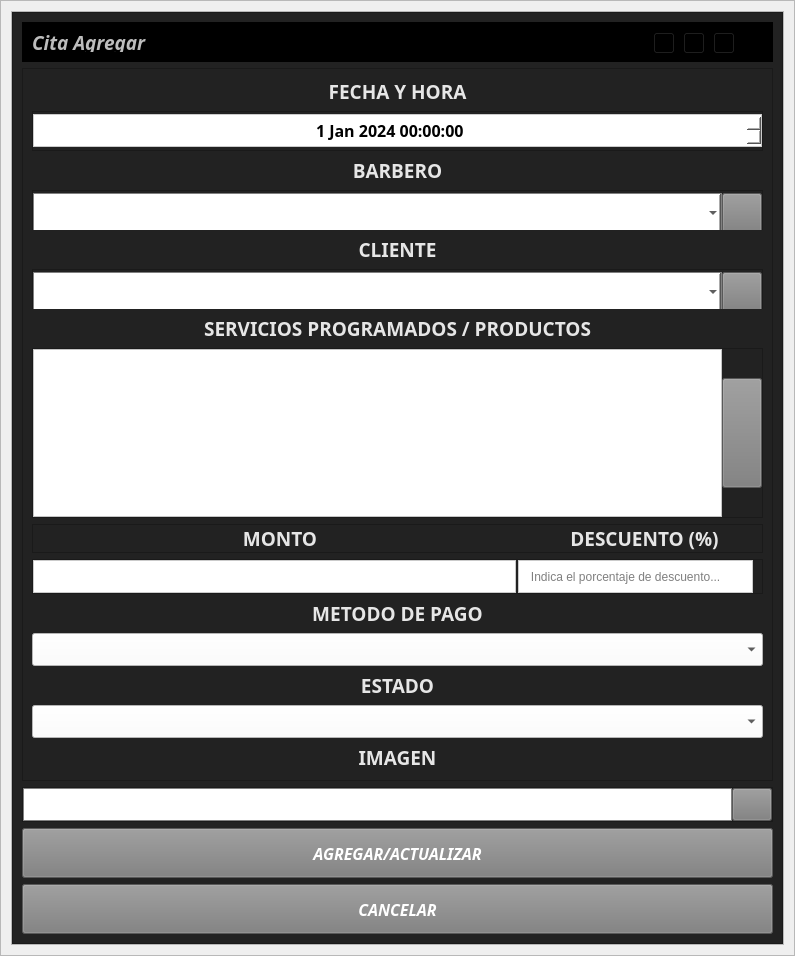
<?xml version="1.0" encoding="UTF-8"?>
<ui version="4.0">
 <class>add_edit_menu</class>
 <widget class="QWidget" name="add_edit_menu">
  <property name="geometry">
   <rect>
    <x>0</x>
    <y>0</y>
    <width>795</width>
    <height>956</height>
   </rect>
  </property>
  <property name="minimumSize">
   <size>
    <width>600</width>
    <height>0</height>
   </size>
  </property>
  <property name="maximumSize">
   <size>
    <width>16777215</width>
    <height>16777215</height>
   </size>
  </property>
  <property name="windowTitle">
   <string>Form</string>
  </property>
  <layout class="QHBoxLayout" name="horizontalLayout">
   <property name="spacing">
    <number>0</number>
   </property>
   <property name="leftMargin">
    <number>0</number>
   </property>
   <property name="topMargin">
    <number>0</number>
   </property>
   <property name="rightMargin">
    <number>0</number>
   </property>
   <property name="bottomMargin">
    <number>0</number>
   </property>
   <item>
    <widget class="QFrame" name="central_widget_frame">
     <property name="maximumSize">
      <size>
       <width>800</width>
       <height>16777215</height>
      </size>
     </property>
     <property name="frameShape">
      <enum>QFrame::StyledPanel</enum>
     </property>
     <property name="frameShadow">
      <enum>QFrame::Raised</enum>
     </property>
     <layout class="QHBoxLayout" name="horizontalLayout_3">
      <property name="spacing">
       <number>0</number>
      </property>
      <property name="leftMargin">
       <number>10</number>
      </property>
      <property name="topMargin">
       <number>10</number>
      </property>
      <property name="rightMargin">
       <number>10</number>
      </property>
      <property name="bottomMargin">
       <number>10</number>
      </property>
      <item>
       <widget class="QFrame" name="background_frame">
        <property name="frameShape">
         <enum>QFrame::StyledPanel</enum>
        </property>
        <property name="frameShadow">
         <enum>QFrame::Raised</enum>
        </property>
        <layout class="QVBoxLayout" name="verticalLayout_2">
         <property name="spacing">
          <number>0</number>
         </property>
         <property name="leftMargin">
          <number>0</number>
         </property>
         <property name="topMargin">
          <number>0</number>
         </property>
         <property name="rightMargin">
          <number>0</number>
         </property>
         <property name="bottomMargin">
          <number>0</number>
         </property>
         <item>
          <widget class="QFrame" name="content_frame">
           <property name="minimumSize">
            <size>
             <width>0</width>
             <height>0</height>
            </size>
           </property>
           <property name="styleSheet">
            <string notr="true">background-color: rgb(34, 34, 34);</string>
           </property>
           <property name="frameShape">
            <enum>QFrame::StyledPanel</enum>
           </property>
           <property name="frameShadow">
            <enum>QFrame::Raised</enum>
           </property>
           <layout class="QVBoxLayout" name="verticalLayout">
            <item>
             <widget class="QFrame" name="frame_nav">
              <property name="minimumSize">
               <size>
                <width>0</width>
                <height>40</height>
               </size>
              </property>
              <property name="maximumSize">
               <size>
                <width>16777215</width>
                <height>40</height>
               </size>
              </property>
              <property name="styleSheet">
               <string notr="true">background-color: rgb(0, 0, 0);</string>
              </property>
              <property name="frameShape">
               <enum>QFrame::StyledPanel</enum>
              </property>
              <property name="frameShadow">
               <enum>QFrame::Raised</enum>
              </property>
              <layout class="QHBoxLayout" name="horizontalLayout_6">
               <item>
                <widget class="QLabel" name="label_tittle">
                 <property name="font">
                  <font>
                   <family>Tw Cen MT</family>
                   <pointsize>14</pointsize>
                   <weight>75</weight>
                   <italic>true</italic>
                   <bold>true</bold>
                  </font>
                 </property>
                 <property name="styleSheet">
                  <string notr="true">
color: rgb(189, 189, 189);</string>
                 </property>
                 <property name="text">
                  <string>Cita Agregar</string>
                 </property>
                </widget>
               </item>
               <item>
                <widget class="QFrame" name="butttons_holder_frame">
                 <property name="minimumSize">
                  <size>
                   <width>110</width>
                   <height>30</height>
                  </size>
                 </property>
                 <property name="maximumSize">
                  <size>
                   <width>110</width>
                   <height>16777215</height>
                  </size>
                 </property>
                 <property name="frameShape">
                  <enum>QFrame::StyledPanel</enum>
                 </property>
                 <property name="frameShadow">
                  <enum>QFrame::Raised</enum>
                 </property>
                 <widget class="QToolButton" name="minimize_button">
                  <property name="geometry">
                   <rect>
                    <x>0</x>
                    <y>0</y>
                    <width>22</width>
                    <height>22</height>
                   </rect>
                  </property>
                  <property name="text">
                   <string>...</string>
                  </property>
                  <property name="icon">
                   <iconset>
                    <normaloff>L:/AngelCuk/assets/icons/minimize-window.png</normaloff>L:/AngelCuk/assets/icons/minimize-window.png</iconset>
                  </property>
                 </widget>
                 <widget class="QToolButton" name="restore_button">
                  <property name="geometry">
                   <rect>
                    <x>30</x>
                    <y>0</y>
                    <width>22</width>
                    <height>22</height>
                   </rect>
                  </property>
                  <property name="text">
                   <string>...</string>
                  </property>
                  <property name="icon">
                   <iconset>
                    <normaloff>L:/AngelCuk/assets/icons/restore-window.png</normaloff>L:/AngelCuk/assets/icons/restore-window.png</iconset>
                  </property>
                 </widget>
                 <widget class="QToolButton" name="maximize_button">
                  <property name="geometry">
                   <rect>
                    <x>30</x>
                    <y>0</y>
                    <width>22</width>
                    <height>22</height>
                   </rect>
                  </property>
                  <property name="text">
                   <string>...</string>
                  </property>
                  <property name="icon">
                   <iconset>
                    <normaloff>L:/AngelCuk/assets/icons/maximize-window.png</normaloff>L:/AngelCuk/assets/icons/maximize-window.png</iconset>
                  </property>
                 </widget>
                 <widget class="QToolButton" name="close_button">
                  <property name="geometry">
                   <rect>
                    <x>60</x>
                    <y>0</y>
                    <width>22</width>
                    <height>22</height>
                   </rect>
                  </property>
                  <property name="text">
                   <string>...</string>
                  </property>
                  <property name="icon">
                   <iconset>
                    <normaloff>L:/AngelCuk/assets/icons/close-window.png</normaloff>L:/AngelCuk/assets/icons/close-window.png</iconset>
                  </property>
                 </widget>
                </widget>
               </item>
              </layout>
             </widget>
            </item>
            <item>
             <widget class="QFrame" name="frame_inferior">
              <property name="maximumSize">
               <size>
                <width>16777215</width>
                <height>16777215</height>
               </size>
              </property>
              <property name="frameShape">
               <enum>QFrame::StyledPanel</enum>
              </property>
              <property name="frameShadow">
               <enum>QFrame::Raised</enum>
              </property>
              <layout class="QVBoxLayout" name="verticalLayout_3">
               <item>
                <widget class="QLabel" name="fecha_tittle">
                 <property name="font">
                  <font>
                   <family>Segoe UI Black</family>
                   <pointsize>14</pointsize>
                   <weight>75</weight>
                   <italic>false</italic>
                   <bold>true</bold>
                  </font>
                 </property>
                 <property name="styleSheet">
                  <string notr="true">color: rgb(230, 230, 230);</string>
                 </property>
                 <property name="text">
                  <string>FECHA Y HORA</string>
                 </property>
                 <property name="alignment">
                  <set>Qt::AlignCenter</set>
                 </property>
                </widget>
               </item>
               <item>
                <widget class="QFrame" name="frame_2">
                 <property name="minimumSize">
                  <size>
                   <width>0</width>
                   <height>40</height>
                  </size>
                 </property>
                 <property name="frameShape">
                  <enum>QFrame::StyledPanel</enum>
                 </property>
                 <property name="frameShadow">
                  <enum>QFrame::Raised</enum>
                 </property>
                 <layout class="QHBoxLayout" name="horizontalLayout_2">
                  <property name="spacing">
                   <number>4</number>
                  </property>
                  <property name="leftMargin">
                   <number>0</number>
                  </property>
                  <property name="topMargin">
                   <number>0</number>
                  </property>
                  <property name="rightMargin">
                   <number>0</number>
                  </property>
                  <property name="bottomMargin">
                   <number>0</number>
                  </property>
                  <item>
                   <widget class="QDateTimeEdit" name="fechahora_dateTimeEdit">
                    <property name="sizePolicy">
                     <sizepolicy hsizetype="Minimum" vsizetype="Maximum">
                      <horstretch>0</horstretch>
                      <verstretch>0</verstretch>
                     </sizepolicy>
                    </property>
                    <property name="minimumSize">
                     <size>
                      <width>0</width>
                      <height>33</height>
                     </size>
                    </property>
                    <property name="font">
                     <font>
                      <family>Microsoft YaHei</family>
                      <pointsize>12</pointsize>
                      <weight>75</weight>
                      <bold>true</bold>
                     </font>
                    </property>
                    <property name="styleSheet">
                     <string notr="true">background-color: rgb(255, 255, 255);
border: 1px solid #cbcbcb;</string>
                    </property>
                    <property name="alignment">
                     <set>Qt::AlignCenter</set>
                    </property>
                    <property name="dateTime">
                     <datetime>
                      <hour>0</hour>
                      <minute>0</minute>
                      <second>0</second>
                      <year>2024</year>
                      <month>1</month>
                      <day>1</day>
                     </datetime>
                    </property>
                   </widget>
                  </item>
                 </layout>
                </widget>
               </item>
               <item>
                <widget class="QLabel" name="barbero_tittle">
                 <property name="font">
                  <font>
                   <family>Segoe UI Black</family>
                   <pointsize>14</pointsize>
                   <weight>75</weight>
                   <italic>false</italic>
                   <bold>true</bold>
                  </font>
                 </property>
                 <property name="styleSheet">
                  <string notr="true">color: rgb(230, 230, 230);</string>
                 </property>
                 <property name="text">
                  <string>BARBERO</string>
                 </property>
                 <property name="alignment">
                  <set>Qt::AlignCenter</set>
                 </property>
                </widget>
               </item>
               <item>
                <widget class="QFrame" name="frame_4">
                 <property name="minimumSize">
                  <size>
                   <width>0</width>
                   <height>0</height>
                  </size>
                 </property>
                 <property name="maximumSize">
                  <size>
                   <width>16777215</width>
                   <height>40</height>
                  </size>
                 </property>
                 <property name="frameShape">
                  <enum>QFrame::StyledPanel</enum>
                 </property>
                 <property name="frameShadow">
                  <enum>QFrame::Raised</enum>
                 </property>
                 <layout class="QHBoxLayout" name="horizontalLayout_7">
                  <property name="spacing">
                   <number>0</number>
                  </property>
                  <property name="leftMargin">
                   <number>0</number>
                  </property>
                  <property name="topMargin">
                   <number>0</number>
                  </property>
                  <property name="rightMargin">
                   <number>0</number>
                  </property>
                  <property name="bottomMargin">
                   <number>0</number>
                  </property>
                  <item>
                   <widget class="QComboBox" name="barbero_comboBox">
                    <property name="minimumSize">
                     <size>
                      <width>70</width>
                      <height>40</height>
                     </size>
                    </property>
                    <property name="maximumSize">
                     <size>
                      <width>16777215</width>
                      <height>33</height>
                     </size>
                    </property>
                    <property name="styleSheet">
                     <string notr="true">background-color: white;
border: 1px solid grey;</string>
                    </property>
                   </widget>
                  </item>
                  <item>
                   <widget class="QPushButton" name="pushButton_img_3">
                    <property name="minimumSize">
                     <size>
                      <width>40</width>
                      <height>40</height>
                     </size>
                    </property>
                    <property name="maximumSize">
                     <size>
                      <width>40</width>
                      <height>33</height>
                     </size>
                    </property>
                    <property name="font">
                     <font>
                      <family>Segoe UI Black</family>
                      <pointsize>12</pointsize>
                      <weight>75</weight>
                      <italic>true</italic>
                      <bold>true</bold>
                     </font>
                    </property>
                    <property name="styleSheet">
                     <string notr="true">QPushButton {
background-color: #7c7c7c;
color: white;
}

QPushButton:hover {
background-color: rgb(0, 195, 0);
}</string>
                    </property>
                    <property name="text">
                     <string/>
                    </property>
                    <property name="icon">
                     <iconset>
                      <normaloff>../assets/icons/plus.png</normaloff>../assets/icons/plus.png</iconset>
                    </property>
                    <property name="iconSize">
                     <size>
                      <width>35</width>
                      <height>35</height>
                     </size>
                    </property>
                   </widget>
                  </item>
                 </layout>
                </widget>
               </item>
               <item>
                <widget class="QLabel" name="cliente_tittle">
                 <property name="font">
                  <font>
                   <family>Segoe UI Black</family>
                   <pointsize>14</pointsize>
                   <weight>75</weight>
                   <italic>false</italic>
                   <bold>true</bold>
                  </font>
                 </property>
                 <property name="styleSheet">
                  <string notr="true">color: rgb(230, 230, 230);</string>
                 </property>
                 <property name="text">
                  <string>CLIENTE</string>
                 </property>
                 <property name="alignment">
                  <set>Qt::AlignCenter</set>
                 </property>
                </widget>
               </item>
               <item>
                <widget class="QFrame" name="frame_3">
                 <property name="minimumSize">
                  <size>
                   <width>0</width>
                   <height>0</height>
                  </size>
                 </property>
                 <property name="maximumSize">
                  <size>
                   <width>16777215</width>
                   <height>40</height>
                  </size>
                 </property>
                 <property name="frameShape">
                  <enum>QFrame::StyledPanel</enum>
                 </property>
                 <property name="frameShadow">
                  <enum>QFrame::Raised</enum>
                 </property>
                 <layout class="QHBoxLayout" name="horizontalLayout_5">
                  <property name="spacing">
                   <number>0</number>
                  </property>
                  <property name="leftMargin">
                   <number>0</number>
                  </property>
                  <property name="topMargin">
                   <number>0</number>
                  </property>
                  <property name="rightMargin">
                   <number>0</number>
                  </property>
                  <property name="bottomMargin">
                   <number>0</number>
                  </property>
                  <item>
                   <widget class="QComboBox" name="cliente_comboBox">
                    <property name="minimumSize">
                     <size>
                      <width>70</width>
                      <height>40</height>
                     </size>
                    </property>
                    <property name="maximumSize">
                     <size>
                      <width>16777215</width>
                      <height>33</height>
                     </size>
                    </property>
                    <property name="styleSheet">
                     <string notr="true">background-color: white;
border: 1px solid grey;</string>
                    </property>
                   </widget>
                  </item>
                  <item>
                   <widget class="QPushButton" name="pushButton_img_2">
                    <property name="minimumSize">
                     <size>
                      <width>40</width>
                      <height>40</height>
                     </size>
                    </property>
                    <property name="maximumSize">
                     <size>
                      <width>40</width>
                      <height>33</height>
                     </size>
                    </property>
                    <property name="font">
                     <font>
                      <family>Segoe UI Black</family>
                      <pointsize>12</pointsize>
                      <weight>75</weight>
                      <italic>true</italic>
                      <bold>true</bold>
                     </font>
                    </property>
                    <property name="styleSheet">
                     <string notr="true">QPushButton {
background-color: #7c7c7c;
color: white;
}

QPushButton:hover {
background-color: rgb(0, 195, 0);
}</string>
                    </property>
                    <property name="text">
                     <string/>
                    </property>
                    <property name="icon">
                     <iconset>
                      <normaloff>../assets/icons/plus.png</normaloff>../assets/icons/plus.png</iconset>
                    </property>
                    <property name="iconSize">
                     <size>
                      <width>35</width>
                      <height>35</height>
                     </size>
                    </property>
                   </widget>
                  </item>
                 </layout>
                </widget>
               </item>
               <item>
                <widget class="QLabel" name="servicio_tittle">
                 <property name="font">
                  <font>
                   <family>Segoe UI Black</family>
                   <pointsize>14</pointsize>
                   <weight>75</weight>
                   <italic>false</italic>
                   <bold>true</bold>
                  </font>
                 </property>
                 <property name="styleSheet">
                  <string notr="true">color: rgb(230, 230, 230);</string>
                 </property>
                 <property name="text">
                  <string>SERVICIOS PROGRAMADOS / PRODUCTOS</string>
                 </property>
                 <property name="alignment">
                  <set>Qt::AlignCenter</set>
                 </property>
                </widget>
               </item>
               <item>
                <widget class="QFrame" name="frame_servicios">
                 <property name="styleSheet">
                  <string notr="true">background-color: rgb(34, 34, 34);</string>
                 </property>
                 <property name="frameShape">
                  <enum>QFrame::StyledPanel</enum>
                 </property>
                 <property name="frameShadow">
                  <enum>QFrame::Raised</enum>
                 </property>
                 <layout class="QHBoxLayout" name="horizontalLayout_10">
                  <property name="spacing">
                   <number>0</number>
                  </property>
                  <property name="leftMargin">
                   <number>0</number>
                  </property>
                  <property name="topMargin">
                   <number>0</number>
                  </property>
                  <property name="rightMargin">
                   <number>0</number>
                  </property>
                  <property name="bottomMargin">
                   <number>0</number>
                  </property>
                  <item>
                   <widget class="QListWidget" name="producto_listWidget">
                    <property name="styleSheet">
                     <string notr="true">background-color: rgb(255, 255, 255);
color: rgb(0, 0, 0);</string>
                    </property>
                   </widget>
                  </item>
                  <item>
                   <widget class="QPushButton" name="add_producto_pushButton">
                    <property name="minimumSize">
                     <size>
                      <width>0</width>
                      <height>110</height>
                     </size>
                    </property>
                    <property name="maximumSize">
                     <size>
                      <width>16777215</width>
                      <height>16777215</height>
                     </size>
                    </property>
                    <property name="styleSheet">
                     <string notr="true">QPushButton {
background-color: #7c7c7c;
color: white;
}

QPushButton:hover {
background-color: rgb(0, 195, 0);
}</string>
                    </property>
                    <property name="text">
                     <string/>
                    </property>
                    <property name="icon">
                     <iconset>
                      <normaloff>plus.png</normaloff>plus.png</iconset>
                    </property>
                    <property name="iconSize">
                     <size>
                      <width>50</width>
                      <height>50</height>
                     </size>
                    </property>
                   </widget>
                  </item>
                 </layout>
                </widget>
               </item>
               <item>
                <widget class="QFrame" name="frame_5">
                 <property name="frameShape">
                  <enum>QFrame::StyledPanel</enum>
                 </property>
                 <property name="frameShadow">
                  <enum>QFrame::Raised</enum>
                 </property>
                 <layout class="QHBoxLayout" name="horizontalLayout_9">
                  <property name="spacing">
                   <number>0</number>
                  </property>
                  <property name="leftMargin">
                   <number>0</number>
                  </property>
                  <property name="topMargin">
                   <number>0</number>
                  </property>
                  <property name="rightMargin">
                   <number>0</number>
                  </property>
                  <property name="bottomMargin">
                   <number>0</number>
                  </property>
                  <item>
                   <widget class="QLabel" name="monto_tittle">
                    <property name="font">
                     <font>
                      <family>Segoe UI Black</family>
                      <pointsize>14</pointsize>
                      <weight>75</weight>
                      <italic>false</italic>
                      <bold>true</bold>
                     </font>
                    </property>
                    <property name="styleSheet">
                     <string notr="true">color: rgb(230, 230, 230);</string>
                    </property>
                    <property name="text">
                     <string>MONTO</string>
                    </property>
                    <property name="alignment">
                     <set>Qt::AlignCenter</set>
                    </property>
                   </widget>
                  </item>
                  <item>
                   <widget class="QLabel" name="monto_tittle_2">
                    <property name="maximumSize">
                     <size>
                      <width>235</width>
                      <height>16777215</height>
                     </size>
                    </property>
                    <property name="font">
                     <font>
                      <family>Segoe UI Black</family>
                      <pointsize>14</pointsize>
                      <weight>75</weight>
                      <italic>false</italic>
                      <bold>true</bold>
                     </font>
                    </property>
                    <property name="styleSheet">
                     <string notr="true">color: rgb(230, 230, 230);</string>
                    </property>
                    <property name="text">
                     <string>DESCUENTO (%)</string>
                    </property>
                    <property name="alignment">
                     <set>Qt::AlignCenter</set>
                    </property>
                   </widget>
                  </item>
                 </layout>
                </widget>
               </item>
               <item>
                <widget class="QFrame" name="frame_monto">
                 <property name="frameShape">
                  <enum>QFrame::StyledPanel</enum>
                 </property>
                 <property name="frameShadow">
                  <enum>QFrame::Raised</enum>
                 </property>
                 <layout class="QHBoxLayout" name="horizontalLayout_8">
                  <property name="spacing">
                   <number>2</number>
                  </property>
                  <property name="leftMargin">
                   <number>0</number>
                  </property>
                  <property name="topMargin">
                   <number>0</number>
                  </property>
                  <property name="bottomMargin">
                   <number>0</number>
                  </property>
                  <item>
                   <widget class="QLineEdit" name="monto_lineEdit">
                    <property name="minimumSize">
                     <size>
                      <width>0</width>
                      <height>33</height>
                     </size>
                    </property>
                    <property name="maximumSize">
                     <size>
                      <width>16777215</width>
                      <height>33</height>
                     </size>
                    </property>
                    <property name="styleSheet">
                     <string notr="true">background-color: rgb(255, 255, 255);
border: 1px solid #cbcbcb;</string>
                    </property>
                   </widget>
                  </item>
                  <item>
                   <widget class="QLineEdit" name="descuento_lineEdit">
                    <property name="minimumSize">
                     <size>
                      <width>0</width>
                      <height>33</height>
                     </size>
                    </property>
                    <property name="maximumSize">
                     <size>
                      <width>235</width>
                      <height>33</height>
                     </size>
                    </property>
                    <property name="styleSheet">
                     <string notr="true">background-color: rgb(255, 255, 255);
border: 1px solid #cbcbcb;</string>
                    </property>
                    <property name="placeholderText">
                     <string>   Indica el porcentaje de descuento...</string>
                    </property>
                   </widget>
                  </item>
                 </layout>
                </widget>
               </item>
               <item>
                <widget class="QLabel" name="pago_tittle">
                 <property name="font">
                  <font>
                   <family>Segoe UI Black</family>
                   <pointsize>14</pointsize>
                   <weight>75</weight>
                   <italic>false</italic>
                   <bold>true</bold>
                  </font>
                 </property>
                 <property name="styleSheet">
                  <string notr="true">color: rgb(230, 230, 230);</string>
                 </property>
                 <property name="text">
                  <string>METODO DE PAGO</string>
                 </property>
                 <property name="alignment">
                  <set>Qt::AlignCenter</set>
                 </property>
                </widget>
               </item>
               <item>
                <widget class="QComboBox" name="pago_comboBox">
                 <property name="minimumSize">
                  <size>
                   <width>0</width>
                   <height>33</height>
                  </size>
                 </property>
                 <property name="maximumSize">
                  <size>
                   <width>16777215</width>
                   <height>33</height>
                  </size>
                 </property>
                 <property name="styleSheet">
                  <string notr="true">background-color: rgb(255, 255, 255);</string>
                 </property>
                </widget>
               </item>
               <item>
                <widget class="QLabel" name="estado_tittle">
                 <property name="font">
                  <font>
                   <family>Segoe UI Black</family>
                   <pointsize>14</pointsize>
                   <weight>75</weight>
                   <italic>false</italic>
                   <bold>true</bold>
                  </font>
                 </property>
                 <property name="styleSheet">
                  <string notr="true">color: rgb(230, 230, 230);</string>
                 </property>
                 <property name="text">
                  <string>ESTADO</string>
                 </property>
                 <property name="alignment">
                  <set>Qt::AlignCenter</set>
                 </property>
                </widget>
               </item>
               <item>
                <widget class="QComboBox" name="estado_comboBox">
                 <property name="minimumSize">
                  <size>
                   <width>0</width>
                   <height>33</height>
                  </size>
                 </property>
                 <property name="maximumSize">
                  <size>
                   <width>16777215</width>
                   <height>33</height>
                  </size>
                 </property>
                 <property name="styleSheet">
                  <string notr="true">background-color: rgb(255, 255, 255);</string>
                 </property>
                </widget>
               </item>
               <item>
                <widget class="QLabel" name="imagen_tittle">
                 <property name="font">
                  <font>
                   <family>Segoe UI Black</family>
                   <pointsize>14</pointsize>
                   <weight>75</weight>
                   <italic>false</italic>
                   <bold>true</bold>
                  </font>
                 </property>
                 <property name="styleSheet">
                  <string notr="true">color: rgb(230, 230, 230);</string>
                 </property>
                 <property name="text">
                  <string>IMAGEN</string>
                 </property>
                 <property name="alignment">
                  <set>Qt::AlignCenter</set>
                 </property>
                </widget>
               </item>
              </layout>
             </widget>
            </item>
            <item>
             <widget class="QFrame" name="frame">
              <property name="minimumSize">
               <size>
                <width>0</width>
                <height>0</height>
               </size>
              </property>
              <property name="maximumSize">
               <size>
                <width>16777215</width>
                <height>40</height>
               </size>
              </property>
              <property name="frameShape">
               <enum>QFrame::StyledPanel</enum>
              </property>
              <property name="frameShadow">
               <enum>QFrame::Raised</enum>
              </property>
              <layout class="QHBoxLayout" name="horizontalLayout_4">
               <property name="spacing">
                <number>0</number>
               </property>
               <property name="leftMargin">
                <number>0</number>
               </property>
               <property name="topMargin">
                <number>0</number>
               </property>
               <property name="rightMargin">
                <number>0</number>
               </property>
               <property name="bottomMargin">
                <number>0</number>
               </property>
               <item>
                <widget class="QLineEdit" name="imagen_lineEdit">
                 <property name="minimumSize">
                  <size>
                   <width>70</width>
                   <height>33</height>
                  </size>
                 </property>
                 <property name="maximumSize">
                  <size>
                   <width>16777215</width>
                   <height>16777215</height>
                  </size>
                 </property>
                 <property name="styleSheet">
                  <string notr="true">background-color: white;
border: 1px solid grey;</string>
                 </property>
                </widget>
               </item>
               <item>
                <widget class="QPushButton" name="pushButton_img">
                 <property name="minimumSize">
                  <size>
                   <width>40</width>
                   <height>33</height>
                  </size>
                 </property>
                 <property name="maximumSize">
                  <size>
                   <width>40</width>
                   <height>33</height>
                  </size>
                 </property>
                 <property name="font">
                  <font>
                   <family>Segoe UI Black</family>
                   <pointsize>12</pointsize>
                   <weight>75</weight>
                   <italic>true</italic>
                   <bold>true</bold>
                  </font>
                 </property>
                 <property name="styleSheet">
                  <string notr="true">QPushButton {
background-color: #7c7c7c;
color: white;
}

QPushButton:hover {
background-color: rgb(0, 195, 0);
}</string>
                 </property>
                 <property name="text">
                  <string/>
                 </property>
                 <property name="icon">
                  <iconset>
                   <normaloff>../assets/icons/open-file.png</normaloff>../assets/icons/open-file.png</iconset>
                 </property>
                 <property name="iconSize">
                  <size>
                   <width>35</width>
                   <height>35</height>
                  </size>
                 </property>
                </widget>
               </item>
              </layout>
             </widget>
            </item>
            <item>
             <widget class="QPushButton" name="add_edit_button">
              <property name="minimumSize">
               <size>
                <width>0</width>
                <height>50</height>
               </size>
              </property>
              <property name="font">
               <font>
                <family>Segoe UI Black</family>
                <pointsize>12</pointsize>
                <weight>75</weight>
                <italic>true</italic>
                <bold>true</bold>
               </font>
              </property>
              <property name="styleSheet">
               <string notr="true">QPushButton {
background-color: #7c7c7c;
color: white;
}

QPushButton:hover {
background-color: rgb(0, 195, 0);
}


</string>
              </property>
              <property name="text">
               <string>AGREGAR/ACTUALIZAR</string>
              </property>
             </widget>
            </item>
            <item>
             <widget class="QPushButton" name="cancel_button">
              <property name="minimumSize">
               <size>
                <width>0</width>
                <height>50</height>
               </size>
              </property>
              <property name="font">
               <font>
                <family>Segoe UI Black</family>
                <pointsize>12</pointsize>
                <weight>75</weight>
                <italic>true</italic>
                <bold>true</bold>
               </font>
              </property>
              <property name="styleSheet">
               <string notr="true">QPushButton {
background-color: #7c7c7c;
color: white;
}

QPushButton:hover {
background-color: rgb(194, 0, 0);
}


</string>
              </property>
              <property name="text">
               <string>CANCELAR</string>
              </property>
             </widget>
            </item>
           </layout>
          </widget>
         </item>
        </layout>
       </widget>
      </item>
     </layout>
    </widget>
   </item>
  </layout>
 </widget>
 <resources/>
 <connections/>
</ui>
